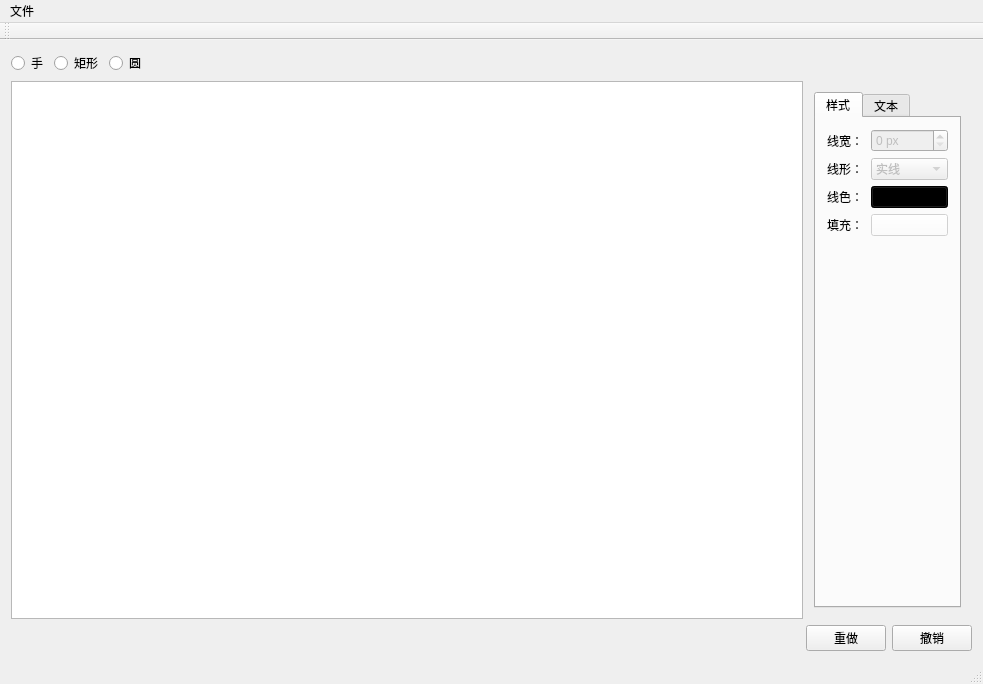
<?xml version="1.0" encoding="UTF-8"?>
<ui version="4.0">
 <class>WhiteBoard</class>
 <widget class="QMainWindow" name="WhiteBoard">
  <property name="geometry">
   <rect>
    <x>0</x>
    <y>0</y>
    <width>983</width>
    <height>684</height>
   </rect>
  </property>
  <property name="windowTitle">
   <string>WhiteBoard</string>
  </property>
  <widget class="QWidget" name="centralWidget">
   <layout class="QVBoxLayout" name="verticalLayout">
    <item>
     <layout class="QHBoxLayout" name="horizontalLayout_8">
      <item>
       <widget class="QRadioButton" name="radioButton_choose">
        <property name="text">
         <string>手</string>
        </property>
       </widget>
      </item>
      <item>
       <widget class="QRadioButton" name="radioButton_rect">
        <property name="text">
         <string>矩形</string>
        </property>
       </widget>
      </item>
      <item>
       <widget class="QRadioButton" name="radioButton_circle">
        <property name="text">
         <string>圆</string>
        </property>
       </widget>
      </item>
      <item>
       <spacer name="horizontalSpacer_2">
        <property name="orientation">
         <enum>Qt::Horizontal</enum>
        </property>
        <property name="sizeHint" stdset="0">
         <size>
          <width>40</width>
          <height>20</height>
         </size>
        </property>
       </spacer>
      </item>
     </layout>
    </item>
    <item>
     <layout class="QHBoxLayout" name="horizontalLayout" stretch="0,0">
      <property name="spacing">
       <number>0</number>
      </property>
      <item>
       <widget class="QGraphicsView" name="graphicsView_whiteBoard"/>
      </item>
      <item>
       <widget class="QWidget" name="widget_attribute" native="true">
        <property name="sizePolicy">
         <sizepolicy hsizetype="Fixed" vsizetype="Preferred">
          <horstretch>0</horstretch>
          <verstretch>0</verstretch>
         </sizepolicy>
        </property>
        <layout class="QHBoxLayout" name="horizontalLayout_7">
         <item>
          <widget class="QTabWidget" name="tabWidget">
           <property name="currentIndex">
            <number>0</number>
           </property>
           <widget class="QWidget" name="tab_style">
            <attribute name="title">
             <string>样式</string>
            </attribute>
            <layout class="QVBoxLayout" name="verticalLayout_2">
             <item>
              <layout class="QHBoxLayout" name="horizontalLayout_3" stretch="1,2">
               <item>
                <widget class="QLabel" name="label">
                 <property name="text">
                  <string>线宽：</string>
                 </property>
                </widget>
               </item>
               <item>
                <widget class="QSpinBox" name="spinBox_lineWidth">
                 <property name="enabled">
                  <bool>false</bool>
                 </property>
                 <property name="suffix">
                  <string> px</string>
                 </property>
                 <property name="maximum">
                  <number>10</number>
                 </property>
                </widget>
               </item>
              </layout>
             </item>
             <item>
              <layout class="QHBoxLayout" name="horizontalLayout_4" stretch="1,2">
               <item>
                <widget class="QLabel" name="label_2">
                 <property name="text">
                  <string>线形：</string>
                 </property>
                </widget>
               </item>
               <item>
                <widget class="QComboBox" name="comboBox_lineType">
                 <property name="enabled">
                  <bool>false</bool>
                 </property>
                 <item>
                  <property name="text">
                   <string>实线</string>
                  </property>
                 </item>
                 <item>
                  <property name="text">
                   <string>虚线</string>
                  </property>
                 </item>
                </widget>
               </item>
              </layout>
             </item>
             <item>
              <layout class="QHBoxLayout" name="horizontalLayout_5" stretch="1,2">
               <item>
                <widget class="QLabel" name="label_3">
                 <property name="text">
                  <string>线色：</string>
                 </property>
                </widget>
               </item>
               <item>
                <widget class="QPushButton" name="pushButton_boundingColor">
                 <property name="enabled">
                  <bool>false</bool>
                 </property>
                 <property name="styleSheet">
                  <string notr="true">background-color: rgb(0, 0, 0);</string>
                 </property>
                 <property name="text">
                  <string/>
                 </property>
                </widget>
               </item>
              </layout>
             </item>
             <item>
              <layout class="QHBoxLayout" name="horizontalLayout_6" stretch="1,2">
               <item>
                <widget class="QLabel" name="label_4">
                 <property name="text">
                  <string>填充：</string>
                 </property>
                </widget>
               </item>
               <item>
                <widget class="QPushButton" name="pushButton_fillColor">
                 <property name="enabled">
                  <bool>false</bool>
                 </property>
                 <property name="styleSheet">
                  <string notr="true">background-color: rgb(255, 255, 255);</string>
                 </property>
                 <property name="text">
                  <string/>
                 </property>
                </widget>
               </item>
              </layout>
             </item>
             <item>
              <spacer name="verticalSpacer_2">
               <property name="orientation">
                <enum>Qt::Vertical</enum>
               </property>
               <property name="sizeHint" stdset="0">
                <size>
                 <width>20</width>
                 <height>40</height>
                </size>
               </property>
              </spacer>
             </item>
            </layout>
           </widget>
           <widget class="QWidget" name="tab_text">
            <attribute name="title">
             <string>文本</string>
            </attribute>
            <layout class="QVBoxLayout" name="verticalLayout_3">
             <item>
              <layout class="QHBoxLayout" name="horizontalLayout_10" stretch="1,2">
               <item>
                <widget class="QLabel" name="label_5">
                 <property name="text">
                  <string>字体：</string>
                 </property>
                </widget>
               </item>
               <item>
                <widget class="QComboBox" name="comboBox_fontType">
                 <item>
                  <property name="text">
                   <string>微软雅黑</string>
                  </property>
                 </item>
                 <item>
                  <property name="text">
                   <string>宋体</string>
                  </property>
                 </item>
                </widget>
               </item>
              </layout>
             </item>
             <item>
              <layout class="QHBoxLayout" name="horizontalLayout_9" stretch="1,2">
               <item>
                <widget class="QLabel" name="label_6">
                 <property name="text">
                  <string>字号：</string>
                 </property>
                </widget>
               </item>
               <item>
                <widget class="QComboBox" name="comboBox_fontSizze">
                 <item>
                  <property name="text">
                   <string>1px</string>
                  </property>
                 </item>
                 <item>
                  <property name="text">
                   <string>2px</string>
                  </property>
                 </item>
                </widget>
               </item>
              </layout>
             </item>
             <item>
              <spacer name="verticalSpacer">
               <property name="orientation">
                <enum>Qt::Vertical</enum>
               </property>
               <property name="sizeHint" stdset="0">
                <size>
                 <width>20</width>
                 <height>40</height>
                </size>
               </property>
              </spacer>
             </item>
            </layout>
           </widget>
          </widget>
         </item>
        </layout>
       </widget>
      </item>
     </layout>
    </item>
    <item>
     <layout class="QHBoxLayout" name="horizontalLayout_2">
      <item>
       <spacer name="horizontalSpacer">
        <property name="orientation">
         <enum>Qt::Horizontal</enum>
        </property>
        <property name="sizeHint" stdset="0">
         <size>
          <width>40</width>
          <height>20</height>
         </size>
        </property>
       </spacer>
      </item>
      <item>
       <widget class="QPushButton" name="pushButton_2">
        <property name="text">
         <string>重做</string>
        </property>
       </widget>
      </item>
      <item>
       <widget class="QPushButton" name="pushButton">
        <property name="text">
         <string>撤销</string>
        </property>
       </widget>
      </item>
     </layout>
    </item>
   </layout>
   <zorder></zorder>
  </widget>
  <widget class="QMenuBar" name="menuBar">
   <property name="geometry">
    <rect>
     <x>0</x>
     <y>0</y>
     <width>983</width>
     <height>23</height>
    </rect>
   </property>
   <widget class="QMenu" name="menu">
    <property name="title">
     <string>文件</string>
    </property>
    <addaction name="action_export"/>
    <addaction name="action_import"/>
   </widget>
   <addaction name="menu"/>
  </widget>
  <widget class="QToolBar" name="mainToolBar">
   <attribute name="toolBarArea">
    <enum>TopToolBarArea</enum>
   </attribute>
   <attribute name="toolBarBreak">
    <bool>false</bool>
   </attribute>
  </widget>
  <widget class="QStatusBar" name="statusBar"/>
  <action name="action_export">
   <property name="icon">
    <iconset resource="resource.qrc">
     <normaloff>:/source/export.png</normaloff>:/source/export.png</iconset>
   </property>
   <property name="text">
    <string>导出</string>
   </property>
  </action>
  <action name="action_import">
   <property name="icon">
    <iconset resource="resource.qrc">
     <normaloff>:/source/import.jpeg</normaloff>:/source/import.jpeg</iconset>
   </property>
   <property name="text">
    <string>导入</string>
   </property>
  </action>
  <action name="action_rect">
   <property name="text">
    <string>矩形</string>
   </property>
  </action>
  <action name="action_circle">
   <property name="text">
    <string>圆形</string>
   </property>
  </action>
 </widget>
 <layoutdefault spacing="6" margin="11"/>
 <tabstops>
  <tabstop>pushButton</tabstop>
  <tabstop>pushButton_2</tabstop>
  <tabstop>comboBox_lineType</tabstop>
  <tabstop>pushButton_boundingColor</tabstop>
  <tabstop>pushButton_fillColor</tabstop>
  <tabstop>tabWidget</tabstop>
  <tabstop>comboBox_fontSizze</tabstop>
 </tabstops>
 <resources>
  <include location="resource.qrc"/>
 </resources>
 <connections/>
</ui>
